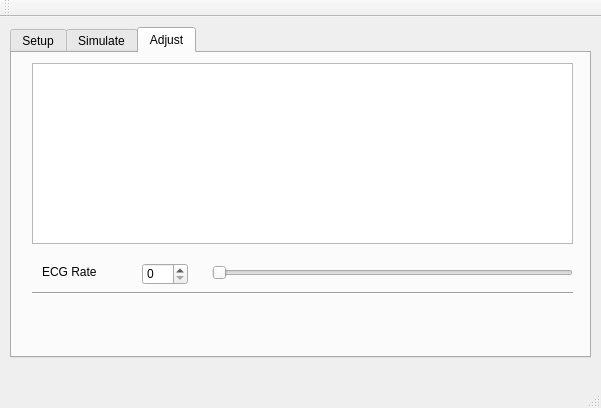
<?xml version="1.0" encoding="UTF-8"?>
<ui version="4.0">
 <class>MainWindow</class>
 <widget class="QMainWindow" name="MainWindow">
  <property name="geometry">
   <rect>
    <x>0</x>
    <y>0</y>
    <width>601</width>
    <height>408</height>
   </rect>
  </property>
  <property name="windowTitle">
   <string>MainWindow</string>
  </property>
  <widget class="QWidget" name="centralWidget">
   <widget class="QTabWidget" name="tabWidget">
    <property name="geometry">
     <rect>
      <x>10</x>
      <y>10</y>
      <width>581</width>
      <height>331</height>
     </rect>
    </property>
    <property name="currentIndex">
     <number>2</number>
    </property>
    <widget class="QWidget" name="tabSetup">
     <attribute name="title">
      <string>Setup</string>
     </attribute>
     <widget class="QComboBox" name="comboBoxScenario">
      <property name="geometry">
       <rect>
        <x>110</x>
        <y>90</y>
        <width>431</width>
        <height>22</height>
       </rect>
      </property>
     </widget>
     <widget class="QLabel" name="labelScenario">
      <property name="geometry">
       <rect>
        <x>30</x>
        <y>90</y>
        <width>61</width>
        <height>16</height>
       </rect>
      </property>
      <property name="text">
       <string>Scenario</string>
      </property>
     </widget>
     <widget class="QPushButton" name="pushButtonStart">
      <property name="geometry">
       <rect>
        <x>280</x>
        <y>190</y>
        <width>111</width>
        <height>41</height>
       </rect>
      </property>
      <property name="text">
       <string>Start</string>
      </property>
     </widget>
     <widget class="QPushButton" name="pushButtonStart_2">
      <property name="geometry">
       <rect>
        <x>430</x>
        <y>190</y>
        <width>111</width>
        <height>41</height>
       </rect>
      </property>
      <property name="text">
       <string>Stop</string>
      </property>
     </widget>
    </widget>
    <widget class="QWidget" name="tabSimulate">
     <attribute name="title">
      <string>Simulate</string>
     </attribute>
     <widget class="QCheckBox" name="checkBox">
      <property name="geometry">
       <rect>
        <x>60</x>
        <y>80</y>
        <width>151</width>
        <height>18</height>
       </rect>
      </property>
      <property name="text">
       <string>Infusion Pump </string>
      </property>
     </widget>
     <widget class="QLineEdit" name="lineEditMedicine">
      <property name="geometry">
       <rect>
        <x>150</x>
        <y>130</y>
        <width>251</width>
        <height>27</height>
       </rect>
      </property>
      <property name="readOnly">
       <bool>true</bool>
      </property>
     </widget>
     <widget class="QLabel" name="labelMedicine">
      <property name="geometry">
       <rect>
        <x>70</x>
        <y>140</y>
        <width>62</width>
        <height>17</height>
       </rect>
      </property>
      <property name="text">
       <string>Medicine</string>
      </property>
     </widget>
     <widget class="QLineEdit" name="lineEdit">
      <property name="geometry">
       <rect>
        <x>150</x>
        <y>190</y>
        <width>251</width>
        <height>27</height>
       </rect>
      </property>
     </widget>
     <widget class="QLabel" name="label">
      <property name="geometry">
       <rect>
        <x>70</x>
        <y>200</y>
        <width>62</width>
        <height>17</height>
       </rect>
      </property>
      <property name="text">
       <string>Volume</string>
      </property>
     </widget>
    </widget>
    <widget class="QWidget" name="tabAdjust">
     <attribute name="title">
      <string>Adjust</string>
     </attribute>
     <widget class="QGraphicsView" name="graphicsViewWave">
      <property name="geometry">
       <rect>
        <x>20</x>
        <y>10</y>
        <width>541</width>
        <height>181</height>
       </rect>
      </property>
     </widget>
     <widget class="QSlider" name="horizontalSliderRate">
      <property name="geometry">
       <rect>
        <x>200</x>
        <y>210</y>
        <width>361</width>
        <height>20</height>
       </rect>
      </property>
      <property name="orientation">
       <enum>Qt::Horizontal</enum>
      </property>
     </widget>
     <widget class="QSpinBox" name="spinBox">
      <property name="geometry">
       <rect>
        <x>130</x>
        <y>210</y>
        <width>46</width>
        <height>22</height>
       </rect>
      </property>
     </widget>
     <widget class="Line" name="line">
      <property name="geometry">
       <rect>
        <x>20</x>
        <y>230</y>
        <width>541</width>
        <height>20</height>
       </rect>
      </property>
      <property name="orientation">
       <enum>Qt::Horizontal</enum>
      </property>
     </widget>
     <widget class="QLabel" name="label_2">
      <property name="geometry">
       <rect>
        <x>30</x>
        <y>210</y>
        <width>81</width>
        <height>17</height>
       </rect>
      </property>
      <property name="text">
       <string>ECG Rate</string>
      </property>
     </widget>
    </widget>
   </widget>
  </widget>
  <widget class="QMenuBar" name="menuBar">
   <property name="geometry">
    <rect>
     <x>0</x>
     <y>0</y>
     <width>601</width>
     <height>25</height>
    </rect>
   </property>
  </widget>
  <widget class="QToolBar" name="mainToolBar">
   <attribute name="toolBarArea">
    <enum>TopToolBarArea</enum>
   </attribute>
   <attribute name="toolBarBreak">
    <bool>false</bool>
   </attribute>
  </widget>
  <widget class="QStatusBar" name="statusBar"/>
 </widget>
 <layoutdefault spacing="6" margin="11"/>
 <resources/>
 <connections>
  <connection>
   <sender>pushButtonStart</sender>
   <signal>clicked()</signal>
   <receiver>MainWindow</receiver>
   <slot>start()</slot>
   <hints>
    <hint type="sourcelabel">
     <x>312</x>
     <y>309</y>
    </hint>
    <hint type="destinationlabel">
     <x>222</x>
     <y>378</y>
    </hint>
   </hints>
  </connection>
  <connection>
   <sender>pushButtonStart_2</sender>
   <signal>clicked()</signal>
   <receiver>MainWindow</receiver>
   <slot>stop()</slot>
   <hints>
    <hint type="sourcelabel">
     <x>478</x>
     <y>309</y>
    </hint>
    <hint type="destinationlabel">
     <x>485</x>
     <y>381</y>
    </hint>
   </hints>
  </connection>
  <connection>
   <sender>checkBox</sender>
   <signal>toggled(bool)</signal>
   <receiver>MainWindow</receiver>
   <slot>infusionPump(bool)</slot>
   <hints>
    <hint type="sourcelabel">
     <x>89</x>
     <y>176</y>
    </hint>
    <hint type="destinationlabel">
     <x>104</x>
     <y>379</y>
    </hint>
   </hints>
  </connection>
  <connection>
   <sender>spinBox</sender>
   <signal>valueChanged(int)</signal>
   <receiver>horizontalSliderRate</receiver>
   <slot>setValue(int)</slot>
   <hints>
    <hint type="sourcelabel">
     <x>164</x>
     <y>297</y>
    </hint>
    <hint type="destinationlabel">
     <x>212</x>
     <y>297</y>
    </hint>
   </hints>
  </connection>
  <connection>
   <sender>horizontalSliderRate</sender>
   <signal>valueChanged(int)</signal>
   <receiver>spinBox</receiver>
   <slot>setValue(int)</slot>
   <hints>
    <hint type="sourcelabel">
     <x>332</x>
     <y>298</y>
    </hint>
    <hint type="destinationlabel">
     <x>170</x>
     <y>304</y>
    </hint>
   </hints>
  </connection>
 </connections>
 <slots>
  <slot>start()</slot>
  <slot>stop()</slot>
  <slot>infusionPump(bool)</slot>
 </slots>
</ui>
